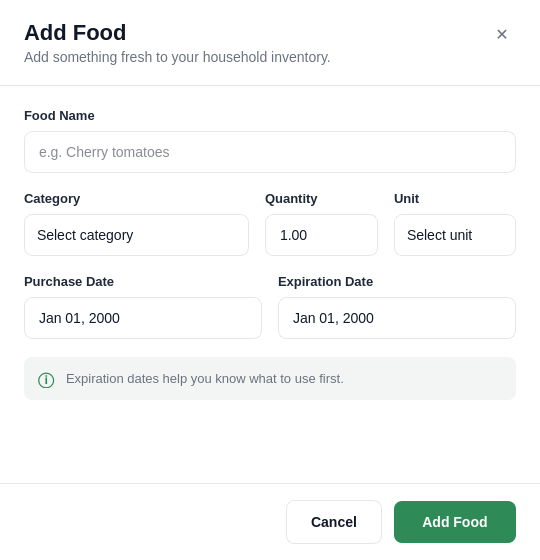
<?xml version="1.0" encoding="UTF-8"?>
<ui version="4.0">
 <class>AddFoodDialog</class>
 <widget class="QDialog" name="AddFoodDialog">
  <property name="geometry">
   <rect>
    <x>0</x>
    <y>0</y>
    <width>540</width>
    <height>560</height>
   </rect>
  </property>
  <property name="windowTitle">
   <string>Add Food</string>
  </property>
  <property name="styleSheet">
   <string notr="true">QDialog {
    background-color: #FFFFFF;
    font-family: "Segoe UI", "Inter", sans-serif;
}

QLabel {
    color: #1F2937;
    font-size: 13px;
    font-weight: 600;
}

QLabel#lblDialogTitle {
    font-size: 22px;
    font-weight: 700;
    color: #111827;
}

QLabel#lblDialogSubtitle {
    font-size: 14px;
    font-weight: 400;
    color: #6B7280;
}

QPushButton#btnClose {
    background: transparent;
    border: none;
    color: #6B7280;
    font-size: 16px;
    border-radius: 6px;
}

QPushButton#btnClose:hover {
    background-color: #F3F4F6;
    color: #111827;
}

QFrame#lineTop, QFrame#lineBottom {
    color: #E5E7EB;
    background-color: #E5E7EB;
    max-height: 1px;
    border: none;
}

QLineEdit, QComboBox, QSpinBox, QDoubleSpinBox, QDateEdit {
    background-color: #FFFFFF;
    border: 1px solid #E5E7EB;
    border-radius: 8px;
    padding: 8px 12px;
    min-height: 24px;
    font-size: 14px;
    color: #111827;
}

QLineEdit:focus,
QComboBox:focus,
QSpinBox:focus,
QDoubleSpinBox:focus,
QDateEdit:focus {
    border: 1.5px solid #2E8B57;
}

QComboBox::drop-down, QDateEdit::drop-down {
    border: none;
    width: 28px;
}

QFrame#infoBanner {
    background-color: #F3F5F4;
    border-radius: 8px;
}

QLabel#lblInfoIcon {
    color: #2E8B57;
    font-size: 16px;
    font-weight: bold;
}

QLabel#lblInfoText {
    color: #6B7280;
    font-size: 13px;
    font-weight: 400;
}

QPushButton#btnCancel {
    background-color: #FFFFFF;
    border: 1px solid #E5E7EB;
    border-radius: 8px;
    color: #111827;
    font-size: 14px;
    font-weight: 600;
    padding: 8px 24px;
    min-height: 26px;
}

QPushButton#btnCancel:hover {
    background-color: #F9FAFB;
}

QPushButton#btnAddFood {
    background-color: #2E8B57;
    border: none;
    border-radius: 8px;
    color: #FFFFFF;
    font-size: 14px;
    font-weight: 600;
    padding: 8px 28px;
    min-height: 26px;
}

QPushButton#btnAddFood:hover {
    background-color: #257347;
}

QPushButton#btnAddFood:pressed {
    background-color: #1E5E3A;
}</string>
  </property>
  <layout class="QVBoxLayout" name="mainLayout">
   <property name="spacing">
    <number>0</number>
   </property>
   <property name="leftMargin">
    <number>0</number>
   </property>
   <property name="topMargin">
    <number>0</number>
   </property>
   <property name="rightMargin">
    <number>0</number>
   </property>
   <property name="bottomMargin">
    <number>0</number>
   </property>
   <item>
    <widget class="QWidget" name="headerWidget" native="true">
     <layout class="QHBoxLayout" name="headerLayout">
      <property name="leftMargin">
       <number>24</number>
      </property>
      <property name="topMargin">
       <number>20</number>
      </property>
      <property name="rightMargin">
       <number>24</number>
      </property>
      <property name="bottomMargin">
       <number>20</number>
      </property>
      <item>
       <layout class="QVBoxLayout" name="titleLayout">
        <property name="spacing">
         <number>4</number>
        </property>
        <item>
         <widget class="QLabel" name="lblDialogTitle">
          <property name="text">
           <string>Add Food</string>
          </property>
         </widget>
        </item>
        <item>
         <widget class="QLabel" name="lblDialogSubtitle">
          <property name="text">
           <string>Add something fresh to your household inventory.</string>
          </property>
         </widget>
        </item>
       </layout>
      </item>
      <item>
       <spacer name="headerSpacer">
        <property name="orientation">
         <enum>Qt::Orientation::Horizontal</enum>
        </property>
        <property name="sizeHint" stdset="0">
         <size>
          <width>40</width>
          <height>20</height>
         </size>
        </property>
       </spacer>
      </item>
      <item alignment="Qt::AlignmentFlag::AlignTop">
       <widget class="QPushButton" name="btnClose">
        <property name="minimumSize">
         <size>
          <width>28</width>
          <height>28</height>
         </size>
        </property>
        <property name="maximumSize">
         <size>
          <width>28</width>
          <height>28</height>
         </size>
        </property>
        <property name="cursor">
         <cursorShape>PointingHandCursor</cursorShape>
        </property>
        <property name="text">
         <string>✕</string>
        </property>
       </widget>
      </item>
     </layout>
    </widget>
   </item>
   <item>
    <widget class="Line" name="lineTop">
     <property name="orientation">
      <enum>Qt::Orientation::Horizontal</enum>
     </property>
    </widget>
   </item>
   <item>
    <widget class="QWidget" name="bodyWidget" native="true">
     <layout class="QVBoxLayout" name="bodyLayout">
      <property name="spacing">
       <number>18</number>
      </property>
      <property name="leftMargin">
       <number>24</number>
      </property>
      <property name="topMargin">
       <number>22</number>
      </property>
      <property name="rightMargin">
       <number>24</number>
      </property>
      <property name="bottomMargin">
       <number>22</number>
      </property>
      <item>
       <layout class="QVBoxLayout" name="foodNameGroup">
        <property name="spacing">
         <number>8</number>
        </property>
        <item>
         <widget class="QLabel" name="lblFoodName">
          <property name="text">
           <string>Food Name</string>
          </property>
         </widget>
        </item>
        <item>
         <widget class="QLineEdit" name="inputFoodName">
          <property name="placeholderText">
           <string>e.g. Cherry tomatoes</string>
          </property>
         </widget>
        </item>
       </layout>
      </item>
      <item>
       <layout class="QHBoxLayout" name="middleRowLayout" stretch="2,1,1">
        <property name="spacing">
         <number>16</number>
        </property>
        <item>
         <layout class="QVBoxLayout" name="categoryGroup">
          <property name="spacing">
           <number>8</number>
          </property>
          <item>
           <widget class="QLabel" name="lblCategory">
            <property name="text">
             <string>Category</string>
            </property>
           </widget>
          </item>
          <item>
           <widget class="QComboBox" name="comboCategory">
            <property name="placeholderText">
             <string>Select category</string>
            </property>
           </widget>
          </item>
         </layout>
        </item>
        <item>
         <layout class="QVBoxLayout" name="quantityGroup">
          <property name="spacing">
           <number>8</number>
          </property>
          <item>
           <widget class="QLabel" name="lblQuantity">
            <property name="text">
             <string>Quantity</string>
            </property>
           </widget>
          </item>
          <item>
           <widget class="QDoubleSpinBox" name="spinQuantity">
 <property name="buttonSymbols">
  <enum>QAbstractSpinBox::ButtonSymbols::NoButtons</enum>
 </property>
 <property name="minimum">
  <double>0.01</double>
 </property>
 <property name="maximum">
  <double>9999.00</double>
 </property>
 <property name="decimals">
  <number>2</number>
 </property>
 <property name="value">
  <double>1.00</double>
 </property>
</widget>

          </item>
         </layout>
        </item>
        <item>
         <layout class="QVBoxLayout" name="unitGroup">
          <property name="spacing">
           <number>8</number>
          </property>
          <item>
           <widget class="QLabel" name="lblUnit">
            <property name="text">
             <string>Unit</string>
            </property>
           </widget>
          </item>
          <item>
           <widget class="QComboBox" name="comboUnit">
            <property name="placeholderText">
             <string>Select unit</string>
            </property>
           </widget>
          </item>
         </layout>
        </item>
       </layout>
      </item>
      <item>
       <layout class="QHBoxLayout" name="dateRowLayout" stretch="1,1">
        <property name="spacing">
         <number>16</number>
        </property>
        <item>
         <layout class="QVBoxLayout" name="purchaseDateGroup">
          <property name="spacing">
           <number>8</number>
          </property>
          <item>
           <widget class="QLabel" name="lblPurchaseDate">
            <property name="text">
             <string>Purchase Date</string>
            </property>
           </widget>
          </item>
          <item>
           <widget class="QDateEdit" name="datePurchase">
            <property name="displayFormat">
             <string>MMM dd, yyyy</string>
            </property>
            <property name="calendarPopup">
             <bool>true</bool>
            </property>
           </widget>
          </item>
         </layout>
        </item>
        <item>
         <layout class="QVBoxLayout" name="expirationDateGroup">
          <property name="spacing">
           <number>8</number>
          </property>
          <item>
           <widget class="QLabel" name="lblExpirationDate">
            <property name="text">
             <string>Expiration Date</string>
            </property>
           </widget>
          </item>
          <item>
           <widget class="QDateEdit" name="dateExpiration">
            <property name="displayFormat">
             <string>MMM dd, yyyy</string>
            </property>
            <property name="calendarPopup">
             <bool>true</bool>
            </property>
           </widget>
          </item>
         </layout>
        </item>
       </layout>
      </item>
      <item>
       <widget class="QFrame" name="infoBanner">
        <property name="frameShape">
         <enum>QFrame::Shape::NoFrame</enum>
        </property>
        <layout class="QHBoxLayout" name="bannerLayout">
         <property name="spacing">
          <number>10</number>
         </property>
         <property name="leftMargin">
          <number>14</number>
         </property>
         <property name="topMargin">
          <number>12</number>
         </property>
         <property name="rightMargin">
          <number>14</number>
         </property>
         <property name="bottomMargin">
          <number>12</number>
         </property>
         <item>
          <widget class="QLabel" name="lblInfoIcon">
           <property name="sizePolicy">
            <sizepolicy hsizetype="Fixed" vsizetype="Preferred">
             <horstretch>0</horstretch>
             <verstretch>0</verstretch>
            </sizepolicy>
           </property>
           <property name="text">
            <string>ⓘ</string>
           </property>
          </widget>
         </item>
         <item>
          <widget class="QLabel" name="lblInfoText">
           <property name="text">
            <string>Expiration dates help you know what to use first.</string>
           </property>
          </widget>
         </item>
        </layout>
       </widget>
      </item>
      <item>
       <spacer name="verticalSpacer">
        <property name="orientation">
         <enum>Qt::Orientation::Vertical</enum>
        </property>
        <property name="sizeHint" stdset="0">
         <size>
          <width>20</width>
          <height>10</height>
         </size>
        </property>
       </spacer>
      </item>
     </layout>
    </widget>
   </item>
   <item>
    <widget class="Line" name="lineBottom">
     <property name="orientation">
      <enum>Qt::Orientation::Horizontal</enum>
     </property>
    </widget>
   </item>
   <item>
    <widget class="QWidget" name="footerWidget" native="true">
     <layout class="QHBoxLayout" name="footerLayout">
      <property name="spacing">
       <number>12</number>
      </property>
      <property name="leftMargin">
       <number>24</number>
      </property>
      <property name="topMargin">
       <number>16</number>
      </property>
      <property name="rightMargin">
       <number>24</number>
      </property>
      <property name="bottomMargin">
       <number>16</number>
      </property>
      <item>
       <spacer name="footerSpacer">
        <property name="orientation">
         <enum>Qt::Orientation::Horizontal</enum>
        </property>
        <property name="sizeHint" stdset="0">
         <size>
          <width>40</width>
          <height>20</height>
         </size>
        </property>
       </spacer>
      </item>
      <item>
       <widget class="QPushButton" name="btnCancel">
        <property name="cursor">
         <cursorShape>PointingHandCursor</cursorShape>
        </property>
        <property name="text">
         <string>Cancel</string>
        </property>
       </widget>
      </item>
      <item>
       <widget class="QPushButton" name="btnAddFood">
        <property name="cursor">
         <cursorShape>PointingHandCursor</cursorShape>
        </property>
        <property name="text">
         <string>Add Food</string>
        </property>
       </widget>
      </item>
     </layout>
    </widget>
   </item>
  </layout>
 </widget>
 <resources/>
 <connections/>
</ui>
